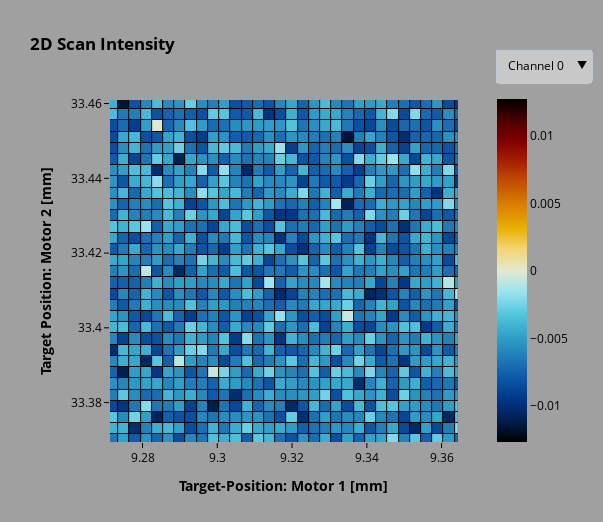

Source (notebook cell):
### Markdown cell above
---
<a id='figure1'></a>
# Plotly Figure 1

> No Dash Interactivity between buttons

[ go back to the top ](#table-of-contents)

### Code cell
### import plotly.graph_objects as go
# go objects are grouped into 'one-indexed' subplot rows
# Set hmap magnification, fixed ratio
mag_factor = 9

# Set base figure for subplots
fig = make_subplots(rows = 1, #Display how many rows of objects 
                    cols = 1, #Display how many side-by-side?
                    #subplot_titles = [list_of_strings],
                    specs=[[{'secondary_y':True}]],
                    shared_xaxes = False,
                    shared_yaxes = False)

# Add heatmap traces for each channel
for ch in range(nchannels):
    df = data_to_plot[ch]
    fig.add_trace(go.Heatmap(x = df.columns,
                             xgap = 1,
                             y = df.index,
                             ygap = 1,
                             z = df, # Signal data of channel = ch
                             zmin = signal_mins[ch], # Specify or plotly defaults to df min/max
                             zmid = 0,
                             #zmax = signal_maxs[ch],
                             #colorbar_title = f'<b>Ch {ch}<b>',
                             #colorbar_tickcolor = 'black',
                             colorbar_len = 1.06,
                                         #'xpad': 100},
                                         #'x': cbar_xlocs[ch],
                                         #'y': cbar_ylocs[ch],
                             colorscale ='icefire'),
                  #row = mth_row,
                  #col = nth_col,
                  #name = f'Channel {ch}',
                  secondary_y = False)
#########################################################################################################################################
# Update layout by embedding dropdown buttons in the updatemenu
dropdown_buttons = []
for ch in range(nchannels):
    dropdown_buttons.append({'label': f'Channel {ch}',
                             'method': 'update',
                             'args': [
                                      {'visible': [idx==ch for idx in range(nchannels)] },
                                      {'title': '<b>2D Scan Intensity<b>'}
                                     ]
                            })
    
# Initial display: Hide all traces after channel zero
for i in range(1, nchannels):
    fig.data[i].visible = False

# Implement a dropdown button
fig.update_layout(
                  {'updatemenus': [{'type': 'dropdown',
                                    'x': 1.3, # Position floats 
                                    'y': 1.15, # Position floats 
                                    'showactive': True, # Active buttons are highlighted
                                    'active': 0, # Determines initial 'active' channel
                                    'bgcolor': 'rgb(200,200,200)',
                                    'direction': 'down',
                                    'buttons': dropdown_buttons}] 
                  }) 
######################################################################################################################################
## Add secondary axes
#fig.add_trace(go.Heatmap(x = df.columns,
#                         y = time_ax2, # Tau Delay-Axis (Motor-2), displayed 'Right'
#                         z = df, # Signal data of channel = ch
#                         #zmin = signal_mins[ch], # Specify or plotly defaults to df min/max 
#                         #zmax = signal_maxs[ch],
#                         colorscale = 'icefire'),
#              #row = mth_row,
#              #col = nth_col,
#              #yaxis = 'y2',
#              secondary_y = True)

# Format Axes
fig.update_layout(
                  {'xaxis':{'title' : {'text' : '<b>Target-Position: Motor 1 [mm]<b>'},
                            #'tickmode': 'auto',
                            'nticks' : 5,
                            'ticks' : 'outside',
                            'tickson': 'boundaries',
                            #'tick0': motor_labels[1][0],
                            #'dtick': round(step1_space, 3)*11,# *num_m1steps*.5,
                            'showticklabels': True,
                            'color' : 'black',
                            #'linecolor': 'black',
                            #'tickcolor': 'black',
                            #'gridcolor': 'black',
                            'showline': False,
                            'showgrid': False,
                            #'scaleanchor': 'y',
                            #'scaleratio': 1,
                            'range' : [m1_position_min-(round(step1_space, 3)/2), m1_position_max+(round(step1_space, 3)/2)] },
                   'yaxis':{'title' : {'text' : '<b>Target Position: Motor 2 [mm]<b>'},
                            #'tickmode': 'linear',
                            'nticks': 5,
                            'tickson': 'boundaries',
                            'color' : 'black',
                            #'gridcolor': 'black',
                            'showgrid': False,
                            #'tick0': motor_labels[2][0],
                            #'dtick': round(step2_space, 3)*11,# *num_m1steps*.43,
                            'showline': False,
                            'scaleanchor': 'x',
                            'scaleratio': 1,
                            'range' : [m2_position_min-(round(step2_space,3)/2), m2_position_max+(round(step2_space,3)/2)] },
                   'coloraxis':{'colorbar':{'xpad' : 300,
                                'ypad' : 300,} },
                                #'bgcolor' : 'black',
                                #'bordercolor' : 'black',
                                #'outlinecolor' : 'black',
                                #'tickcolor' : 'black',
                  },
                  paper_bgcolor = 'rgb(160,160,160)',
                  plot_bgcolor = 'black',
                  title_text = '<b>2D Scan Intensity<b>',
                  font_color = 'black',
                  margin_autoexpand = True,
                  margin_l = 110,
                  #aspectratio = dict(x=1, y=1, z=0.7),
                  #aspectmode = 'manual',
                  width = num_m1steps*mag_factor,
                  height = num_m2steps*mag_factor)

#fig.update_xaxes(showticklabels=True, 
                 #showgrid = True,)
                 #ticks = 'outside')
fig.update_yaxes(showticklabels=True, 
                 ticks = 'outside',
                 showgrid = False,
                 secondary_y = False)
fig.update_coloraxes(colorbar_xpad = 300,
                     colorbar_ypad = 300,
                     colorbar_bgcolor = 'black',
                     colorbar_bordercolor = 'black',
                     colorbar_outlinecolor = 'black',
                     colorbar_tickcolor = 'black')

#fig.update_yaxes(title_text = 'Time Delay: Drive to Probe [fs]',
#                 #showgrid = True,
#                 #showticklabels=True, 
#                 #ticks = 'outside',
#                 #tickson = 'boundaries',
#                 #ticklen = 10,
#                 secondary_y = True)

#fig.write_html('first_figure.html', auto_open=True)
fig.show()

### Figure 1 — Plotly figure (JSON) as saved in the notebook; plotly's stock layout.template omitted (floating-point values rounded to 4 significant figures; data arrays with more than 128 entries replaced by an {"elided": "..."} marker saying what was removed)
{"data": [{"colorbar": {"len": 1.06}, "colorscale": [[0, "#000000"], [0.0625, "#001f4d"], [0.125, "#003786"], [0.1875, "#0e58a8"], [0.25, "#217eb8"], [0.3125, "#30a4ca"], [0.375, "#54c8df"], [0.4375, "#9be4ef"], [0.5, "#e1e9d1"], [0.5625, "#f3d573"], [0.625, "#e7b000"], [0.6875, "#da8200"], [0.75, "#c65400"], [0.8125, "#ac2301"], [0.875, "#820000"], [0.9375, "#4c0000"], [1, "#000000"]], "type": "heatmap", "x": [9.215, 9.218, 9.221, 9.224, 9.227, 9.23, 9.233, 9.236, 9.239, 9.242, 9.245, 9.248, 9.251, 9.254, 9.257, 9.26, 9.263, 9.266, 9.269, 9.272, 9.275, 9.278, 9.281, 9.284, 9.287, 9.29, 9.293, 9.296, 9.299, 9.302, 9.305, 9.308, 9.311, 9.314, 9.317, 9.32, 9.323, 9.326, 9.329, 9.332, 9.335, 9.338, 9.341, 9.344, 9.347, 9.35, 9.353, 9.356, 9.359, 9.362, 9.365, 9.368, 9.371, 9.374, 9.377, 9.38, 9.383, 9.386, 9.389, 9.392, 9.395, 9.398, 9.401, 9.404, 9.407, 9.41, 9.413], "xaxis": "x", "xgap": 1, "y": [33.34, 33.34, 33.35, 33.35, 33.35, 33.35, 33.36, 33.36, 33.36, 33.37, 33.37, 33.37, 33.38, 33.38, 33.38, 33.38, 33.39, 33.39, 33.39, 33.4, 33.4, 33.4, 33.41, 33.41, 33.41, 33.41, 33.42, 33.42, 33.42, 33.43, 33.43, 33.43, 33.44, 33.44, 33.44, 33.45, 33.45, 33.45, 33.45, 33.46, 33.46, 33.46, 33.47, 33.47, 33.47, 33.48, 33.48, 33.48, 33.48, 33.49, 33.49, 33.49, 33.5, 33.5, 33.5, 33.51, 33.51, 33.51], "yaxis": "y", "ygap": 1, "z": {"elided": "58x67 float values"}, "zmid": 0, "zmin": -0.0325}, {"colorbar": {"len": 1.06}, "colorscale": [[0, "#000000"], [0.0625, "#001f4d"], [0.125, "#003786"], [0.1875, "#0e58a8"], [0.25, "#217eb8"], [0.3125, "#30a4ca"], [0.375, "#54c8df"], [0.4375, "#9be4ef"], [0.5, "#e1e9d1"], [0.5625, "#f3d573"], [0.625, "#e7b000"], [0.6875, "#da8200"], [0.75, "#c65400"], [0.8125, "#ac2301"], [0.875, "#820000"], [0.9375, "#4c0000"], [1, "#000000"]], "type": "heatmap", "visible": false, "x": [9.215, 9.218, 9.221, 9.224, 9.227, 9.23, 9.233, 9.236, 9.239, 9.242, 9.245, 9.248, 9.251, 9.254, 9.257, 9.26, 9.263, 9.266, 9.269, 9.272, 9.275, 9.278, 9.281, 9.284, 9.287, 9.29, 9.293, 9.296, 9.299, 9.302, 9.305, 9.308, 9.311, 9.314, 9.317, 9.32, 9.323, 9.326, 9.329, 9.332, 9.335, 9.338, 9.341, 9.344, 9.347, 9.35, 9.353, 9.356, 9.359, 9.362, 9.365, 9.368, 9.371, 9.374, 9.377, 9.38, 9.383, 9.386, 9.389, 9.392, 9.395, 9.398, 9.401, 9.404, 9.407, 9.41, 9.413], "xaxis": "x", "xgap": 1, "y": [33.34, 33.34, 33.35, 33.35, 33.35, 33.35, 33.36, 33.36, 33.36, 33.37, 33.37, 33.37, 33.38, 33.38, 33.38, 33.38, 33.39, 33.39, 33.39, 33.4, 33.4, 33.4, 33.41, 33.41, 33.41, 33.41, 33.42, 33.42, 33.42, 33.43, 33.43, 33.43, 33.44, 33.44, 33.44, 33.45, 33.45, 33.45, 33.45, 33.46, 33.46, 33.46, 33.47, 33.47, 33.47, 33.48, 33.48, 33.48, 33.48, 33.49, 33.49, 33.49, 33.5, 33.5, 33.5, 33.51, 33.51, 33.51], "yaxis": "y", "ygap": 1, "z": {"elided": "58x67 float values"}, "zmid": 0, "zmin": -0.0634}, {"colorbar": {"len": 1.06}, "colorscale": [[0, "#000000"], [0.0625, "#001f4d"], [0.125, "#003786"], [0.1875, "#0e58a8"], [0.25, "#217eb8"], [0.3125, "#30a4ca"], [0.375, "#54c8df"], [0.4375, "#9be4ef"], [0.5, "#e1e9d1"], [0.5625, "#f3d573"], [0.625, "#e7b000"], [0.6875, "#da8200"], [0.75, "#c65400"], [0.8125, "#ac2301"], [0.875, "#820000"], [0.9375, "#4c0000"], [1, "#000000"]], "type": "heatmap", "visible": false, "x": [9.215, 9.218, 9.221, 9.224, 9.227, 9.23, 9.233, 9.236, 9.239, 9.242, 9.245, 9.248, 9.251, 9.254, 9.257, 9.26, 9.263, 9.266, 9.269, 9.272, 9.275, 9.278, 9.281, 9.284, 9.287, 9.29, 9.293, 9.296, 9.299, 9.302, 9.305, 9.308, 9.311, 9.314, 9.317, 9.32, 9.323, 9.326, 9.329, 9.332, 9.335, 9.338, 9.341, 9.344, 9.347, 9.35, 9.353, 9.356, 9.359, 9.362, 9.365, 9.368, 9.371, 9.374, 9.377, 9.38, 9.383, 9.386, 9.389, 9.392, 9.395, 9.398, 9.401, 9.404, 9.407, 9.41, 9.413], "xaxis": "x", "xgap": 1, "y": [33.34, 33.34, 33.35, 33.35, 33.35, 33.35, 33.36, 33.36, 33.36, 33.37, 33.37, 33.37, 33.38, 33.38, 33.38, 33.38, 33.39, 33.39, 33.39, 33.4, 33.4, 33.4, 33.41, 33.41, 33.41, 33.41, 33.42, 33.42, 33.42, 33.43, 33.43, 33.43, 33.44, 33.44, 33.44, 33.45, 33.45, 33.45, 33.45, 33.46, 33.46, 33.46, 33.47, 33.47, 33.47, 33.48, 33.48, 33.48, 33.48, 33.49, 33.49, 33.49, 33.5, 33.5, 33.5, 33.51, 33.51, 33.51], "yaxis": "y", "ygap": 1, "z": {"elided": "58x67 float values"}, "zmid": 0, "zmin": -0.0315}, {"colorbar": {"len": 1.06}, "colorscale": [[0, "#000000"], [0.0625, "#001f4d"], [0.125, "#003786"], [0.1875, "#0e58a8"], [0.25, "#217eb8"], [0.3125, "#30a4ca"], [0.375, "#54c8df"], [0.4375, "#9be4ef"], [0.5, "#e1e9d1"], [0.5625, "#f3d573"], [0.625, "#e7b000"], [0.6875, "#da8200"], [0.75, "#c65400"], [0.8125, "#ac2301"], [0.875, "#820000"], [0.9375, "#4c0000"], [1, "#000000"]], "type": "heatmap", "visible": false, "x": [9.215, 9.218, 9.221, 9.224, 9.227, 9.23, 9.233, 9.236, 9.239, 9.242, 9.245, 9.248, 9.251, 9.254, 9.257, 9.26, 9.263, 9.266, 9.269, 9.272, 9.275, 9.278, 9.281, 9.284, 9.287, 9.29, 9.293, 9.296, 9.299, 9.302, 9.305, 9.308, 9.311, 9.314, 9.317, 9.32, 9.323, 9.326, 9.329, 9.332, 9.335, 9.338, 9.341, 9.344, 9.347, 9.35, 9.353, 9.356, 9.359, 9.362, 9.365, 9.368, 9.371, 9.374, 9.377, 9.38, 9.383, 9.386, 9.389, 9.392, 9.395, 9.398, 9.401, 9.404, 9.407, 9.41, 9.413], "xaxis": "x", "xgap": 1, "y": [33.34, 33.34, 33.35, 33.35, 33.35, 33.35, 33.36, 33.36, 33.36, 33.37, 33.37, 33.37, 33.38, 33.38, 33.38, 33.38, 33.39, 33.39, 33.39, 33.4, 33.4, 33.4, 33.41, 33.41, 33.41, 33.41, 33.42, 33.42, 33.42, 33.43, 33.43, 33.43, 33.44, 33.44, 33.44, 33.45, 33.45, 33.45, 33.45, 33.46, 33.46, 33.46, 33.47, 33.47, 33.47, 33.48, 33.48, 33.48, 33.48, 33.49, 33.49, 33.49, 33.5, 33.5, 33.5, 33.51, 33.51, 33.51], "yaxis": "y", "ygap": 1, "z": {"elided": "58x67 float values"}, "zmid": 0, "zmin": -0.0476}, {"colorbar": {"len": 1.06}, "colorscale": [[0, "#000000"], [0.0625, "#001f4d"], [0.125, "#003786"], [0.1875, "#0e58a8"], [0.25, "#217eb8"], [0.3125, "#30a4ca"], [0.375, "#54c8df"], [0.4375, "#9be4ef"], [0.5, "#e1e9d1"], [0.5625, "#f3d573"], [0.625, "#e7b000"], [0.6875, "#da8200"], [0.75, "#c65400"], [0.8125, "#ac2301"], [0.875, "#820000"], [0.9375, "#4c0000"], [1, "#000000"]], "type": "heatmap", "visible": false, "x": [9.215, 9.218, 9.221, 9.224, 9.227, 9.23, 9.233, 9.236, 9.239, 9.242, 9.245, 9.248, 9.251, 9.254, 9.257, 9.26, 9.263, 9.266, 9.269, 9.272, 9.275, 9.278, 9.281, 9.284, 9.287, 9.29, 9.293, 9.296, 9.299, 9.302, 9.305, 9.308, 9.311, 9.314, 9.317, 9.32, 9.323, 9.326, 9.329, 9.332, 9.335, 9.338, 9.341, 9.344, 9.347, 9.35, 9.353, 9.356, 9.359, 9.362, 9.365, 9.368, 9.371, 9.374, 9.377, 9.38, 9.383, 9.386, 9.389, 9.392, 9.395, 9.398, 9.401, 9.404, 9.407, 9.41, 9.413], "xaxis": "x", "xgap": 1, "y": [33.34, 33.34, 33.35, 33.35, 33.35, 33.35, 33.36, 33.36, 33.36, 33.37, 33.37, 33.37, 33.38, 33.38, 33.38, 33.38, 33.39, 33.39, 33.39, 33.4, 33.4, 33.4, 33.41, 33.41, 33.41, 33.41, 33.42, 33.42, 33.42, 33.43, 33.43, 33.43, 33.44, 33.44, 33.44, 33.45, 33.45, 33.45, 33.45, 33.46, 33.46, 33.46, 33.47, 33.47, 33.47, 33.48, 33.48, 33.48, 33.48, 33.49, 33.49, 33.49, 33.5, 33.5, 33.5, 33.51, 33.51, 33.51], "yaxis": "y", "ygap": 1, "z": {"elided": "58x67 float values"}, "zmid": 0, "zmin": -0.0589}, {"colorbar": {"len": 1.06}, "colorscale": [[0, "#000000"], [0.0625, "#001f4d"], [0.125, "#003786"], [0.1875, "#0e58a8"], [0.25, "#217eb8"], [0.3125, "#30a4ca"], [0.375, "#54c8df"], [0.4375, "#9be4ef"], [0.5, "#e1e9d1"], [0.5625, "#f3d573"], [0.625, "#e7b000"], [0.6875, "#da8200"], [0.75, "#c65400"], [0.8125, "#ac2301"], [0.875, "#820000"], [0.9375, "#4c0000"], [1, "#000000"]], "type": "heatmap", "visible": false, "x": [9.215, 9.218, 9.221, 9.224, 9.227, 9.23, 9.233, 9.236, 9.239, 9.242, 9.245, 9.248, 9.251, 9.254, 9.257, 9.26, 9.263, 9.266, 9.269, 9.272, 9.275, 9.278, 9.281, 9.284, 9.287, 9.29, 9.293, 9.296, 9.299, 9.302, 9.305, 9.308, 9.311, 9.314, 9.317, 9.32, 9.323, 9.326, 9.329, 9.332, 9.335, 9.338, 9.341, 9.344, 9.347, 9.35, 9.353, 9.356, 9.359, 9.362, 9.365, 9.368, 9.371, 9.374, 9.377, 9.38, 9.383, 9.386, 9.389, 9.392, 9.395, 9.398, 9.401, 9.404, 9.407, 9.41, 9.413], "xaxis": "x", "xgap": 1, "y": [33.34, 33.34, 33.35, 33.35, 33.35, 33.35, 33.36, 33.36, 33.36, 33.37, 33.37, 33.37, 33.38, 33.38, 33.38, 33.38, 33.39, 33.39, 33.39, 33.4, 33.4, 33.4, 33.41, 33.41, 33.41, 33.41, 33.42, 33.42, 33.42, 33.43, 33.43, 33.43, 33.44, 33.44, 33.44, 33.45, 33.45, 33.45, 33.45, 33.46, 33.46, 33.46, 33.47, 33.47, 33.47, 33.48, 33.48, 33.48, 33.48, 33.49, 33.49, 33.49, 33.5, 33.5, 33.5, 33.51, 33.51, 33.51], "yaxis": "y", "ygap": 1, "z": {"elided": "58x67 float values"}, "zmid": 0, "zmin": -0.038}, {"colorbar": {"len": 1.06}, "colorscale": [[0, "#000000"], [0.0625, "#001f4d"], [0.125, "#003786"], [0.1875, "#0e58a8"], [0.25, "#217eb8"], [0.3125, "#30a4ca"], [0.375, "#54c8df"], [0.4375, "#9be4ef"], [0.5, "#e1e9d1"], [0.5625, "#f3d573"], [0.625, "#e7b000"], [0.6875, "#da8200"], [0.75, "#c65400"], [0.8125, "#ac2301"], [0.875, "#820000"], [0.9375, "#4c0000"], [1, "#000000"]], "type": "heatmap", "visible": false, "x": [9.215, 9.218, 9.221, 9.224, 9.227, 9.23, 9.233, 9.236, 9.239, 9.242, 9.245, 9.248, 9.251, 9.254, 9.257, 9.26, 9.263, 9.266, 9.269, 9.272, 9.275, 9.278, 9.281, 9.284, 9.287, 9.29, 9.293, 9.296, 9.299, 9.302, 9.305, 9.308, 9.311, 9.314, 9.317, 9.32, 9.323, 9.326, 9.329, 9.332, 9.335, 9.338, 9.341, 9.344, 9.347, 9.35, 9.353, 9.356, 9.359, 9.362, 9.365, 9.368, 9.371, 9.374, 9.377, 9.38, 9.383, 9.386, 9.389, 9.392, 9.395, 9.398, 9.401, 9.404, 9.407, 9.41, 9.413], "xaxis": "x", "xgap": 1, "y": [33.34, 33.34, 33.35, 33.35, 33.35, 33.35, 33.36, 33.36, 33.36, 33.37, 33.37, 33.37, 33.38, 33.38, 33.38, 33.38, 33.39, 33.39, 33.39, 33.4, 33.4, 33.4, 33.41, 33.41, 33.41, 33.41, 33.42, 33.42, 33.42, 33.43, 33.43, 33.43, 33.44, 33.44, 33.44, 33.45, 33.45, 33.45, 33.45, 33.46, 33.46, 33.46, 33.47, 33.47, 33.47, 33.48, 33.48, 33.48, 33.48, 33.49, 33.49, 33.49, 33.5, 33.5, 33.5, 33.51, 33.51, 33.51], "yaxis": "y", "ygap": 1, "z": {"elided": "58x67 float values"}, "zmid": 0, "zmin": -0.0325}, {"colorbar": {"len": 1.06}, "colorscale": [[0, "#000000"], [0.0625, "#001f4d"], [0.125, "#003786"], [0.1875, "#0e58a8"], [0.25, "#217eb8"], [0.3125, "#30a4ca"], [0.375, "#54c8df"], [0.4375, "#9be4ef"], [0.5, "#e1e9d1"], [0.5625, "#f3d573"], [0.625, "#e7b000"], [0.6875, "#da8200"], [0.75, "#c65400"], [0.8125, "#ac2301"], [0.875, "#820000"], [0.9375, "#4c0000"], [1, "#000000"]], "type": "heatmap", "visible": false, "x": [9.215, 9.218, 9.221, 9.224, 9.227, 9.23, 9.233, 9.236, 9.239, 9.242, 9.245, 9.248, 9.251, 9.254, 9.257, 9.26, 9.263, 9.266, 9.269, 9.272, 9.275, 9.278, 9.281, 9.284, 9.287, 9.29, 9.293, 9.296, 9.299, 9.302, 9.305, 9.308, 9.311, 9.314, 9.317, 9.32, 9.323, 9.326, 9.329, 9.332, 9.335, 9.338, 9.341, 9.344, 9.347, 9.35, 9.353, 9.356, 9.359, 9.362, 9.365, 9.368, 9.371, 9.374, 9.377, 9.38, 9.383, 9.386, 9.389, 9.392, 9.395, 9.398, 9.401, 9.404, 9.407, 9.41, 9.413], "xaxis": "x", "xgap": 1, "y": [33.34, 33.34, 33.35, 33.35, 33.35, 33.35, 33.36, 33.36, 33.36, 33.37, 33.37, 33.37, 33.38, 33.38, 33.38, 33.38, 33.39, 33.39, 33.39, 33.4, 33.4, 33.4, 33.41, 33.41, 33.41, 33.41, 33.42, 33.42, 33.42, 33.43, 33.43, 33.43, 33.44, 33.44, 33.44, 33.45, 33.45, 33.45, 33.45, 33.46, 33.46, 33.46, 33.47, 33.47, 33.47, 33.48, 33.48, 33.48, 33.48, 33.49, 33.49, 33.49, 33.5, 33.5, 33.5, 33.51, 33.51, 33.51], "yaxis": "y", "ygap": 1, "z": {"elided": "58x67 float values"}, "zmid": 0, "zmin": -0.0257}], "layout": {"coloraxis": {"colorbar": {"bgcolor": "black", "bordercolor": "black", "outlinecolor": "black", "tickcolor": "black", "xpad": 300, "ypad": 300}}, "font": {"color": "black"}, "height": 522, "margin": {"autoexpand": true, "l": 110}, "paper_bgcolor": "rgb(160,160,160)", "plot_bgcolor": "black", "title": {"text": "<b>2D Scan Intensity<b>"}, "updatemenus": [{"active": 0, "bgcolor": "rgb(200,200,200)", "buttons": [{"args": [{"visible": [true, false, false, false, false, false, false, false]}, {"title": "<b>2D Scan Intensity<b>"}], "label": "Channel 0", "method": "update"}, {"args": [{"visible": [false, true, false, false, false, false, false, false]}, {"title": "<b>2D Scan Intensity<b>"}], "label": "Channel 1", "method": "update"}, {"args": [{"visible": [false, false, true, false, false, false, false, false]}, {"title": "<b>2D Scan Intensity<b>"}], "label": "Channel 2", "method": "update"}, {"args": [{"visible": [false, false, false, true, false, false, false, false]}, {"title": "<b>2D Scan Intensity<b>"}], "label": "Channel 3", "method": "update"}, {"args": [{"visible": [false, false, false, false, true, false, false, false]}, {"title": "<b>2D Scan Intensity<b>"}], "label": "Channel 4", "method": "update"}, {"args": [{"visible": [false, false, false, false, false, true, false, false]}, {"title": "<b>2D Scan Intensity<b>"}], "label": "Channel 5", "method": "update"}, {"args": [{"visible": [false, false, false, false, false, false, true, false]}, {"title": "<b>2D Scan Intensity<b>"}], "label": "Channel 6", "method": "update"}, {"args": [{"visible": [false, false, false, false, false, false, false, true]}, {"title": "<b>2D Scan Intensity<b>"}], "label": "Channel 7", "method": "update"}], "direction": "down", "showactive": true, "type": "dropdown", "x": 1.3, "y": 1.15}], "width": 603, "xaxis": {"anchor": "y", "autorange": false, "color": "black", "domain": [0, 0.94], "nticks": 5, "range": [9.271, 9.364], "showgrid": false, "showline": false, "showticklabels": true, "ticks": "outside", "tickson": "boundaries", "title": {"text": "<b>Target-Position: Motor 1 [mm]<b>"}, "type": "linear"}, "yaxis": {"anchor": "x", "autorange": false, "color": "black", "domain": [0, 1], "nticks": 5, "range": [33.37, 33.46], "scaleanchor": "x", "scaleratio": 1, "showgrid": false, "showline": false, "showticklabels": true, "ticks": "outside", "tickson": "boundaries", "title": {"text": "<b>Target Position: Motor 2 [mm]<b>"}, "type": "linear"}, "yaxis2": {"anchor": "x", "overlaying": "y", "side": "right"}}}
